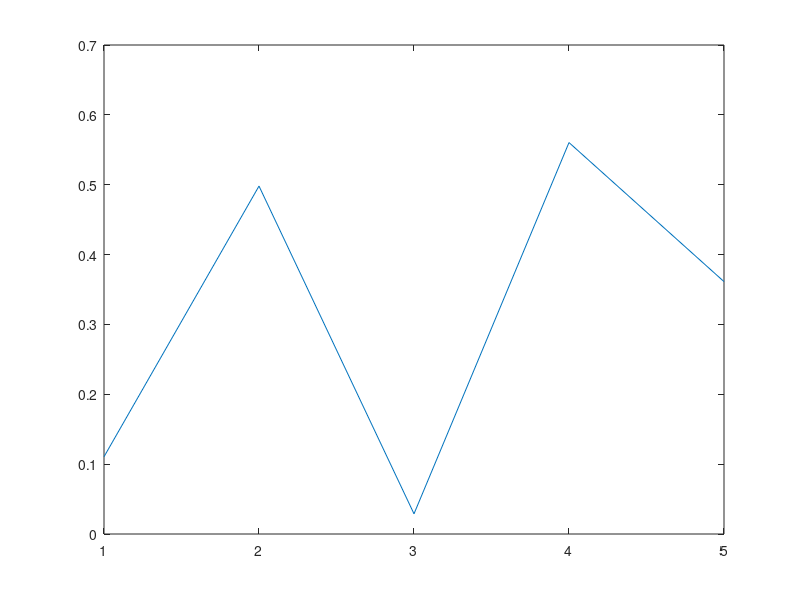

Recreate this plot in MATLAB.
%tol = input('input tolerance for deciding if sv are small : ');
tol = .1;
r = input('how many matrices to test? ');
x = zeros(1,r);
y = zeros(1,r);
n = 0;
m = 0;
for j = 1:r
    n = input('n = ');
    m = input('m = ');
    %while n == 0
        %n = randi(100,1);
    %end
    %while m == 0
        %m = randi(100,1);
    %end
    A = randn(n,m);
    [U,S,V]=svd(A);
    
    if n > m
        k = m;
    else
        k = n;
    end
        y(j) = S(k,k);
    if abs(y) <= tol
        x(j) = 1;
    end
end

plot(y)